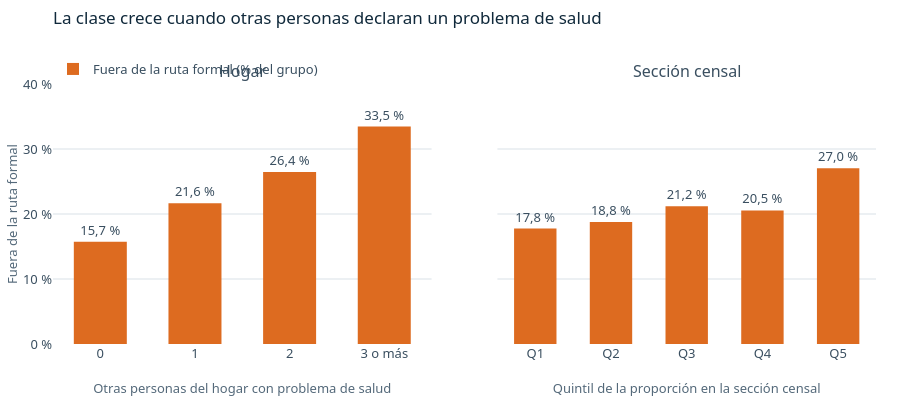

Notebook source saved alongside this figure:
### Markdown cell above
### Qué se excluyó para evitar fugas

| Variable | Motivo |
|:--|:--|
| `P_QUEHIZO_PPAL`, `PA_LO_ATENDIERON` | Construyen la respuesta |
| `PA1_CALIDAD_SERV` | Solo se conoce después de usar el servicio |
| `P_TRABAJO`, `PA_ASISTENCIA` | Se miden en el mismo censo y podrían ser consecuencia del episodio de la propia persona |
| `P_ENFERMO` de la persona | Define la cohorte: vale 1 para todos |
| Identificadores | No describen a la persona |

### Las dos variables de contexto

- `HOGAR_OTROS_ENFERMOS`: otras personas del mismo hogar que declararon un problema de salud.
- `SECCION_PCT_ENFERMOS`: proporción que lo declaró entre las personas de la misma sección censal fuera del hogar, con respuesta válida.

Se calculan en [`ml_salud/contexto.py`](https://github.com/acarvajalb21/EDAPYTHON/blob/main/ml_salud/contexto.py) con `P_ENFERMO` de todas las personas del archivo censal. No usan la acción declarada ni la etiqueta, así que no revelan la respuesta. Sin embargo, se miden en el mismo censo: no son información previa al episodio.

### Code cell
otros = df["HOGAR_OTROS_ENFERMOS"].clip(upper=3).astype(int)
hogar = df.groupby(otros)["SIN_ACCESO"].agg(personas="size", tasa="mean")
quintil = pd.qcut(df["SECCION_PCT_ENFERMOS"], 5, labels=False) + 1
seccion = df.groupby(quintil).agg(personas=("SIN_ACCESO", "size"), tasa=("SIN_ACCESO", "mean"),
                                  media=("SECCION_PCT_ENFERMOS", "mean"))

fig = make_subplots(rows=1, cols=2, shared_yaxes=True, subplot_titles=("Hogar", "Sección censal"), horizontal_spacing=0.08)
for columna, (tabla, etiquetas_x, xlabel) in enumerate((
    (hogar, ["0", "1", "2", "3 o más"], "Otras personas del hogar con problema de salud"),
    (seccion, [f"Q{q}" for q in seccion.index], "Quintil de la proporción en la sección censal"),
), start=1):
    fig.add_trace(go.Bar(
        x=etiquetas_x, y=tabla["tasa"] * 100, marker_color=FUERA, width=0.56,
        name="Fuera de la ruta formal (% del grupo)", legendgroup="fuera", showlegend=columna == 1,
        text=[porcentaje(v) for v in tabla["tasa"]], textposition="outside", cliponaxis=False,
        customdata=tabla["personas"],
        hovertemplate="%{x}<br>Fuera de la ruta formal: %{y:.1f} %<br>%{customdata:,} personas<extra></extra>",
    ), row=1, col=columna)
    fig.update_xaxes(title_text=xlabel, showgrid=False, row=1, col=columna)
fig.update_xaxes(type="category")
fig.update_yaxes(range=[0, 40], ticksuffix=" %")
fig.update_yaxes(title_text="Fuera de la ruta formal", row=1, col=1)
fig.update_layout(showlegend=True)
rotular(fig, "La clase crece cuando otras personas declaran un problema de salud")
mostrar_figura(fig, alto=400, ancho=940)

cambio = pd.DataFrame({"personas": hogar["personas"].map(entero)})
for codigo, nombre in ((8, "Se autorrecetó"), (7, "Remedios caseros"), (3, "Boticario"), (9, "No hizo nada"), (1, "EPS o entidad")):
    cambio[nombre] = accion.eq(codigo).groupby(otros).mean().map(porcentaje)
ver(cambio.reset_index().rename(columns={"HOGAR_OTROS_ENFERMOS": "Otros enfermos (3 = 3 o más)", "personas": "Personas"}),
    "Acción principal según las otras personas del hogar con problema de salud")
ver(pd.DataFrame({"Quintil": seccion.index, "Personas": seccion["personas"].map(entero).to_numpy(),
                  "Proporción media en la sección": seccion["media"].map(porcentaje).to_numpy(),
                  "Fuera de la ruta formal": seccion["tasa"].map(porcentaje).to_numpy()}),
    "Clase según la proporción con problema de salud en la sección censal")

### Figure 1 — Plotly figure (JSON) as saved in the notebook; plotly's stock layout.template omitted (floating-point values rounded to 4 significant figures)
{"data": [{"cliponaxis": false, "customdata": [61255, 38937, 20132, 15710], "hovertemplate": "%{x}<br>Fuera de la ruta formal: %{y:.1f} %<br>%{customdata:,} personas<extra></extra>", "legendgroup": "fuera", "marker": {"color": "#DD6B20"}, "name": "Fuera de la ruta formal (% del grupo)", "showlegend": true, "text": ["15,7 %", "21,6 %", "26,4 %", "33,5 %"], "textposition": "outside", "type": "bar", "width": 0.56, "x": ["0", "1", "2", "3 o más"], "xaxis": "x", "y": [15.75, 21.64, 26.45, 33.45], "yaxis": "y"}, {"cliponaxis": false, "customdata": [27207, 27207, 27209, 27213, 27198], "hovertemplate": "%{x}<br>Fuera de la ruta formal: %{y:.1f} %<br>%{customdata:,} personas<extra></extra>", "legendgroup": "fuera", "marker": {"color": "#DD6B20"}, "name": "Fuera de la ruta formal (% del grupo)", "showlegend": false, "text": ["17,8 %", "18,8 %", "21,2 %", "20,5 %", "27,0 %"], "textposition": "outside", "type": "bar", "width": 0.56, "x": ["Q1", "Q2", "Q3", "Q4", "Q5"], "xaxis": "x2", "y": [17.76, 18.77, 21.2, 20.54, 27.04], "yaxis": "y2"}], "layout": {"annotations": [{"font": {"size": 16}, "showarrow": false, "text": "Hogar", "x": 0.23, "xanchor": "center", "xref": "paper", "y": 1.0, "yanchor": "bottom", "yref": "paper"}, {"font": {"size": 16}, "showarrow": false, "text": "Sección censal", "x": 0.77, "xanchor": "center", "xref": "paper", "y": 1.0, "yanchor": "bottom", "yref": "paper"}], "height": 400, "showlegend": true, "title": {"font": {"color": "#10293B", "size": 17}, "pad": {"t": 12}, "subtitle": {"font": {"color": "#54697A", "size": 13}, "text": ""}, "text": "La clase crece cuando otras personas declaran un problema de salud", "x": 0, "xanchor": "left", "xref": "paper", "y": 1, "yanchor": "top", "yref": "container"}, "xaxis": {"anchor": "y", "domain": [0.0, 0.46], "showgrid": false, "title": {"text": "Otras personas del hogar con problema de salud"}, "type": "category"}, "xaxis2": {"anchor": "y2", "domain": [0.54, 1.0], "showgrid": false, "title": {"text": "Quintil de la proporción en la sección censal"}, "type": "category"}, "yaxis": {"anchor": "x", "domain": [0.0, 1.0], "range": [0, 40], "ticksuffix": " %", "title": {"text": "Fuera de la ruta formal"}}, "yaxis2": {"anchor": "x2", "domain": [0.0, 1.0], "matches": "y", "range": [0, 40], "showticklabels": false, "ticksuffix": " %"}}}
